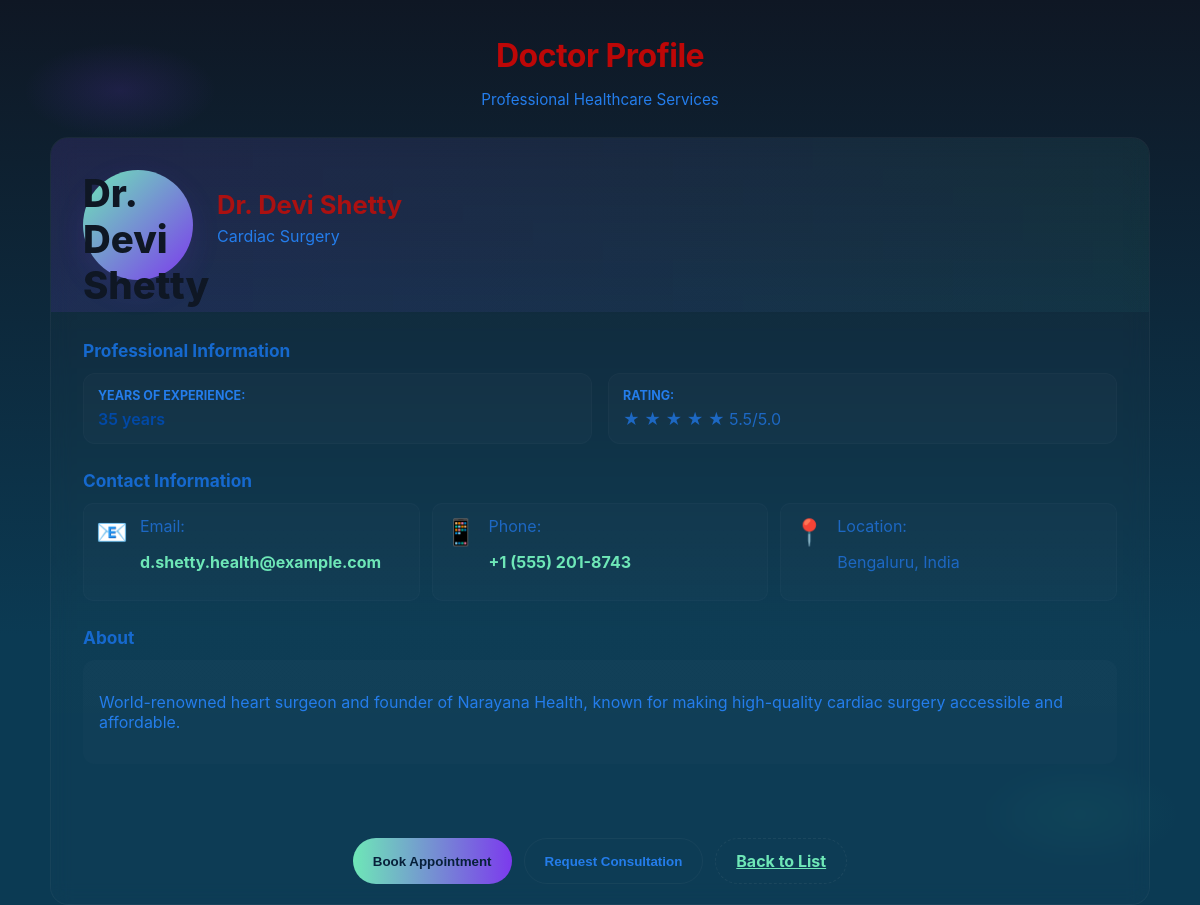
Page /doctor/1/ on the committed database.
### doctor_app/models.py (models this page shows, shortened)
class Doctor(models.Model):
    name = models.CharField(max_length=100)
    specialization = models.CharField(max_length=100)
    experience = models.IntegerField()
    phone = models.CharField(max_length=20)
    email = models.EmailField()
    location = models.CharField(max_length=200)
    bio = models.TextField()
    rating = models.FloatField(default=4.5)
    created_at = models.DateTimeField(auto_now_add=True)

### doctor_app/views.py (the view)
# urls.py: path('doctor/<int:pk>/', views.doctor_detail, name='doctor_detail'),
def doctor_detail(request, pk):
    doctor = Doctor.objects.get(pk=pk)
    return render(request, 'doctor/doctor_detail.html', {'doctor': doctor})

### templates/doctor/doctor_detail.html (shortened to what this page needs)
{% load static %}
<!DOCTYPE html>
<html lang="en">
<head>
    <link rel="stylesheet" href="{% static 'css/style.css' %}">
</head>
<body>
    <div class="container">
        <header class="header">
            <h1>Doctor Profile</h1>
            <p class="subtitle">Professional Healthcare Services</p>
        </header>
        <div class="profile-card">
            <div class="profile-header">
                <div class="profile-avatar">{{ doctor.name }}</div>
                <div class="profile-info-header">
                    <h2 class="doctor-name">{{ doctor.name }}</h2>
                    <p class="specialization">{{ doctor.specialization }}</p>
                </div>
            </div>
            <div class="profile-body">
                <div class="info-section">
                    <h3>Professional Information</h3>
                    <div class="info-grid">
                        <div class="info-item">
                            <label>Years of Experience:</label>
                            <p>{{ doctor.experience }} years</p>
                        </div>
                        <div class="info-item">
                            <label>Rating:</label>
                            <div class="rating">
                                <span class="stars">★ ★ ★ ★ ★</span>
                                <span class="rating-value">{{ doctor.rating }}/5.0</span>
                            </div>
                        </div>
                    </div>
                </div>
                <div class="info-section">
                    <h3>Contact Information</h3>
                    <div class="contact-info">
                        <div class="contact-item">
                            <span class="icon">📧</span>
                            <div>
                                <label>Email:</label>
                                <p><a href="mailto:{{ doctor.email }}">{{ doctor.email }}</a></p>
                            </div>
                        </div>
                        <div class="contact-item">
                            <span class="icon">📱</span>
                            <div>
                                <label>Phone:</label>
                                <p><a href="tel:{{ doctor.phone }}">{{ doctor.phone }}</a></p>
                            </div>
                        </div>
                        <div class="contact-item">
                            <span class="icon">📍</span>
                            <div>
                                <label>Location:</label>
                                <p>{{ doctor.location }}</p>
                            </div>
                        </div>
                    </div>
                </div>
                <div class="info-section">
                    <h3>About</h3>
                    <div class="bio">
                        <p>{{ doctor.bio }}</p>
                    </div>
                </div>
            </div>
            <div class="profile-footer">
                <button class="btn btn-primary">Book Appointment</button>
                <button class="btn btn-secondary">Request Consultation</button>
                <a href="{% url 'doctor_list' %}" class="btn btn-outline">Back to List</a>
            </div>
        </div>
    </div>
</body>
</html>

### static/css/style.css (style rules this page uses)
:root { --bg-1: #0f1724; --bg-2: #0b3a53; --card: rgba(255,255,255,0.07); --glass: rgba(255,255,255,0.06); --accent: #6ee7b7; --accent-2: #7c3aed; --muted: #247deb; --radius: 14px; }
* { box-sizing:border-box }
html,body { height:100% }
body { margin:0; font-family: Inter, 'Segoe UI', Roboto, system-ui, -apple-system, 'Helvetica Neue', Arial; background: radial-gradient(1200px 600px at 10% 10%, rgba(124,58,237,0.14), transparent 8%), radial-gradient(1000px 500px at 90% 90%, rgba(46,197,160,0.06), transparent 10%), linear-gradient(180deg,var(--bg-1), var(--bg-2) 70%); color: #1d68c3; -webkit-font-smoothing:antialiased; -moz-osx-font-smoothing:grayscale; padding:36px 20px; }
.container { max-width:1100px;margin:0 auto }
.header { text-align:center; margin-bottom:28px; }
.header h1 { font-size:2rem; margin:0 0 6px 0; letter-spacing:-0.5px; color: #bd0707; }
.header .subtitle { color:var(--muted); font-size:0.95rem; }
.profile-card { border-radius:18px;background:linear-gradient(180deg, rgba(255,255,255,0.02), rgba(255,255,255,0.01));padding:0;overflow:hidden;border:1px solid rgba(255,255,255,0.04);backdrop-filter: blur(10px) }
.profile-header { display:flex;gap:24px;align-items:center;padding:32px;background:linear-gradient(90deg, rgba(124,58,237,0.12), rgba(46,197,160,0.06)); }
.profile-avatar { width:110px;height:110px;border-radius:50%;display:grid;place-items:center;font-size:2.4rem;font-weight:800;color:var(--bg-1); background:linear-gradient(135deg,var(--accent),var(--accent-2));box-shadow:0 10px 30px rgba(124,58,237,0.12) }
.profile-info-header h2 { margin:0;font-size:1.6rem;color:#ab1111 }
.profile-info-header .specialization { color:var(--muted);margin-top:6px }
.profile-body { padding:28px 32px }
.info-section { margin-bottom:26px }
.info-section h3 { margin:0 0 12px 0;color:#1669ce;font-size:1.08rem }
.info-grid { display:grid;grid-template-columns:repeat(auto-fit,minmax(200px,1fr));gap:16px }
.info-item { background:rgba(255,255,255,0.02);padding:14px;border-radius:12px;border:1px solid rgba(255,255,255,0.02) }
.info-item label { display:block;color:var(--muted);font-weight:700;font-size:0.78rem;text-transform:uppercase;margin-bottom:6px }
.info-item p { margin:0;color:#0249a6;font-weight:600 }
.bio { background:linear-gradient(180deg, rgba(255,255,255,0.015), rgba(255,255,255,0.01));padding:16px;border-radius:12px;color:var(--muted) }
.contact-info { display:grid;grid-template-columns:repeat(auto-fit,minmax(220px,1fr));gap:12px }
.contact-item { display:flex;gap:12px;align-items:flex-start;padding:12px;border-radius:10px;background:rgba(255,255,255,0.015);border:1px solid rgba(255,255,255,0.02) }
.contact-item .icon { font-size:1.6rem }
.contact-item a { color:var(--accent);text-decoration:none;font-weight:700 }
.profile-footer { display:flex;gap:12px;padding:20px 28px;background:transparent;justify-content:center }
.btn { padding:12px 20px;border-radius:999px;border:none;cursor:pointer;font-weight:700 }
.btn-primary { background:linear-gradient(90deg,var(--accent),var(--accent-2));color:#07203a }
.btn-secondary { background:transparent;color:var(--muted);border:1px solid rgba(255,255,255,0.04) }
.btn-outline { background:transparent;color:var(--accent);border:1px dashed rgba(255,255,255,0.06) }

### rows in the picture
Doctor: name "Dr. Devi Shetty", specialization "Cardiac Surgery", rating "5.5", email "d.shetty.health@example.com", phone "+1 (555) 201-8743", location "Bengaluru, India", bio "World-renowned heart surgeon and founder of Narayana Health, known for making high-quality cardiac surgery accessible and affordable."
